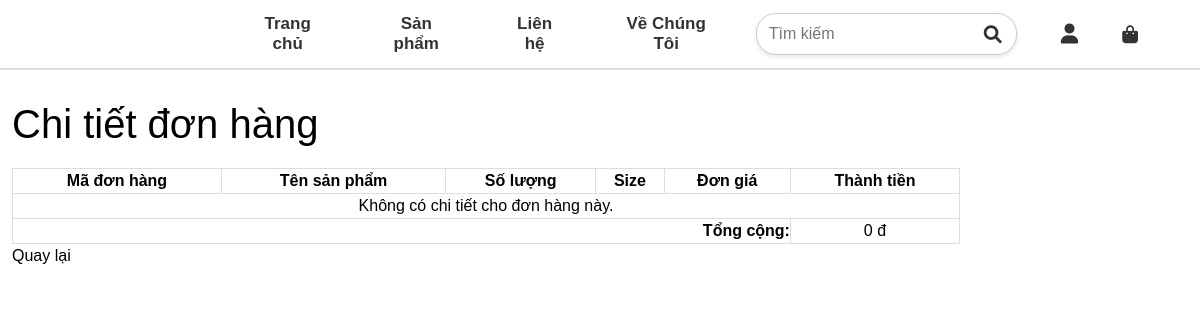
Page /khachhang/historycartdetail.php?code=9172 on the earlier database version.
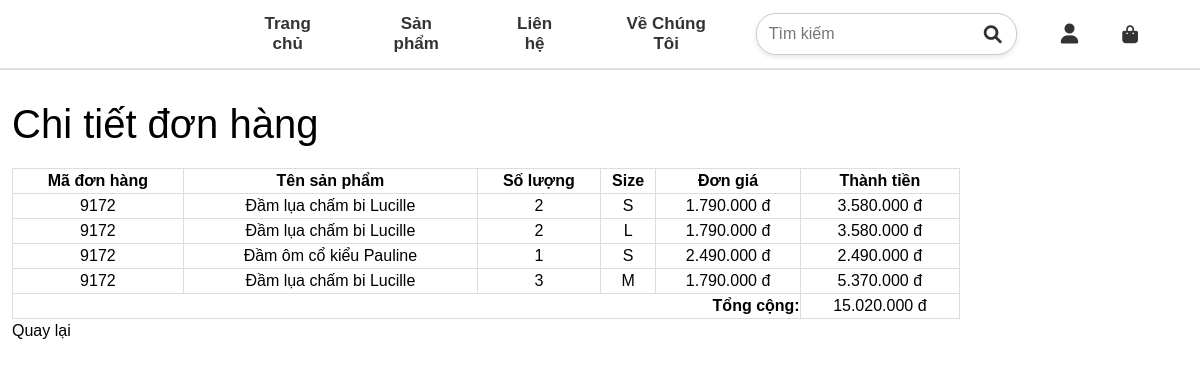
Same page on the later database version.
### tables this page shows
CREATE TABLE `cart_details` (
  `cart_details_id` int(11) NOT NULL,
  `cart_code` varchar(10) NOT NULL,
  `product_id` int(11) NOT NULL,
  `quantity` int(11) NOT NULL,
  `size` varchar(10) NOT NULL
);

CREATE TABLE `cart` (
  `cart_id` int(11) NOT NULL,
  `user_id` int(11) NOT NULL,
  `cart_code` varchar(10) NOT NULL,
  `cart_status` tinyint(1) DEFAULT NULL,
  `cart_date` datetime DEFAULT current_timestamp(),
  `total_amount` decimal(10,2) NOT NULL DEFAULT 0.00,
  `cart_payment` varchar(20) NOT NULL
);

CREATE TABLE `products` (
  `product_id` int(11) NOT NULL,
  `product_name` varchar(255) NOT NULL,
  `product_description` text DEFAULT NULL,
  `product_price` decimal(10,2) NOT NULL,
  `product_sale` int(11) NOT NULL,
  `product_quantity` int(11) NOT NULL,
  `product_image` varchar(255) DEFAULT NULL,
  `brand_id` int(11) DEFAULT NULL,
  `created_at` timestamp NOT NULL DEFAULT current_timestamp(),
  `updated_at` timestamp NOT NULL DEFAULT current_timestamp() ON UPDATE current_timestamp(),
  `product_color_image` varchar(255) DEFAULT NULL,
  `product_color_name` varchar(255) DEFAULT NULL,
  `remarkable` tinyint(1) DEFAULT 0,
  `price_sale` decimal(10,2) GENERATED ALWAYS AS (`product_price` - `product_price` * `product_sale` / 100) STORED,
  `product_size` int(11) NOT NULL
);

### khachhang/historycartdetail.php (the view, shortened to what this page needs)
<?php
include 'header.php';
if (isset($_GET['code']) && preg_match('/^[a-zA-Z0-9]+$/', $_GET['code'])) {
    $cart_code = mysqli_real_escape_string($conn, $_GET['code']);
    $query = "
        SELECT
                c.cart_code,
                p.product_name,
                p.product_price,
                cd.quantity,
                cd.size
            FROM
                cart_details cd
            JOIN
                cart c ON cd.cart_code = c.cart_code
            JOIN
                products p ON cd.product_id = p.product_id
            WHERE
                c.cart_code = '$cart_code'
    ";
    $show_cart = mysqli_query($conn, $query);
} else {
    echo "<p class='error-message'>Mã đơn hàng không hợp lệ!</p>";
    exit();
}
$total = 0;
?>
<div class="admin-content-right">
    <div class="admin-content-right-cartegory_list">
        <h1>Chi tiết đơn hàng</h1>
        <table>
            <thead>
                <tr>
                    <th>Mã đơn hàng</th>
                    <th>Tên sản phẩm</th>
                    <th>Số lượng</th>
                    <th>Size</th>
                    <th>Đơn giá</th>
                    <th>Thành tiền</th>
                </tr>
            </thead>
            <tbody>
                <?php
                if (mysqli_num_rows($show_cart) > 0) {
                    while ($result = mysqli_fetch_assoc($show_cart)) {
                        $subtotal = $result['quantity'] * $result['product_price'];
                        $total += $subtotal;
                ?>
                        <tr>
                            <td><?php echo htmlspecialchars($result['cart_code']); ?></td>
                            <td><?php echo htmlspecialchars($result['product_name']); ?></td>
                            <td><?php echo htmlspecialchars($result['quantity']); ?></td>
                            <td><?php echo htmlspecialchars($result['size']); ?></td>
                            <td><?php echo number_format($result['product_price'], 0, ',', '.'); ?> đ</td>
                            <td><?php echo number_format($subtotal, 0, ',', '.'); ?> đ</td>
                        </tr>
                <?php
                    }
                } else {
                    echo "<tr><td colspan='6'>Không có chi tiết cho đơn hàng này.</td></tr>";
                }
                ?>
            </tbody>
            <tfoot>
                <tr>
                    <td colspan="5" style="text-align: right; font-weight: bold;">Tổng cộng:</td>
                    <td><?php echo number_format($total, 0, ',', '.'); ?> đ</td>
                </tr>
            </tfoot>
        </table>
        <a href="historycart.php">Quay lại</a>
    </div>
</div>
</body>
</html>

### khachhang/header.php (shortened to what this page needs)
<!DOCTYPE html>
<html lang="en">
<head>
    <link href="https://cdn.jsdelivr.net/npm/bootstrap@5.0.2/dist/css/bootstrap.min.css" rel="stylesheet">
    <link rel="stylesheet" type="text/css" href="../styles1.css">
    <link rel="stylesheet" href="https://cdnjs.cloudflare.com/ajax/libs/font-awesome/6.0.0-beta3/css/all.min.css">
    <link rel="stylesheet" type="text/css" href="../styles_header.css">
    <link rel="stylesheet" type="text/css" href="../styles_admin.css">
</head>
<body>
    <header>
        <div class="logo">
        </div>
        <div class="menu">
            <li><a href="../khachhang/index.php">Trang chủ</a></li>
            <li><a href="productlist.php">Sản phẩm</a>
            </li>
            <li><a href="../khachhang/feedback.php">Liên hệ</a></li>
            <li><a href="./about.html">Về Chúng Tôi</a></li>
        </div>
        <div class="other">
            <li>
                <form action="../khachhang/search.php" method="post" style="position: relative;">
                    <input type="text" name="keyword" placeholder="Tìm kiếm">
                    <button type="submit" name="search" value="search"><i class="fas fa-search"></i></button>
                </form>
            </li>
            <?php if (isset($_SESSION['user']) && $_SESSION['user'] != ""): ?>
                <div class="user-menu-2">
                    <li><a class="fa fa-user" href="#" style="color: #333;"></a></li>
                    <ul class="sub-menu-2">
                        <li>
                            <p>Xin chào <?php echo htmlspecialchars($_SESSION['user']); ?></p>
                        </li>
                        <li><a href="profile.php">Hồ sơ cá nhân</a>
                        <li><a href="historycart.php">Lịch sử đơn hàng</a></li>
                        <li><a href="../login/login.php?act=logout">Đăng xuất</a></li>
                    </ul>
                </div>
                <a href="cart.php" class="position-relative text-dark">
                    <span class="fs-5" id="cart"><i class="fa-solid fa-bag-shopping"></i></span>
                    <span class="position-absolute top-0 start-100 translate-middle badge rounded-pill">
                        <?php echo count($_SESSION['cart']); ?>
                    </span>
                </a>
            <?php else: ?>
                <li><a class="fa fa-user" href="../login/login.php" style="color: #333;"></a></li>
                <li><a class="fa fa-shopping-bag" href="../khachhang/cart.php"></a></li>
            <?php endif; ?>
        </div>
    </header>
</body>
</html>

### styles1.css (style rules this page uses)
* { margin: 0; padding: 0; box-sizing: border-box; font-family: Arial, Helvetica, sans-serif; }
body { padding-top: 70px; }
header { display: flex; justify-content: center; padding: 12px 50px; height: 70px; align-items: center; position: fixed; top: 0; left: 0; width: 100%; z-index: 1; background: rgba(255, 255, 255, 00.3s) }
li { list-style: none; }
a { text-decoration: none; color: black; }
.logo { flex: 1; }
.menu { flex: 3; display: flex; }
.menu > li { padding: 0 12px; position: relative; }
.menu li a { font-size: 12px; font-weight: bold !important; display: block; line-height: 20px; transition: color 0.3s ease; }
.menu li a { text-decoration: none; color: #333; font-weight: 500; padding: 10px 15px; display: block; transition: color 0.3s ease; }
.other { display: flex; align-items: center; }
.other > li { padding: 0 12px; position: relative; display: flex; align-items: center; }
.other > li:first-child { flex: 1; }
.other > li:first-child form { position: relative; width: 100%; display: flex; align-items: center; }
.other > li:first-child input[type="text"] { width: 100%; border: 1px solid #cccccc; padding: 8px 40px 8px 12px; border-radius: 20px; font-size: 16px; outline: none; box-shadow: 0px 2px 5px rgba(0, 0, 0, 0.1); transition: border-color 0.3s ease; }
.other > li:first-child button { position: absolute; right: 15px; background: none; border: none; cursor: pointer; display: flex; align-items: center; justify-content: center; padding: 0; }
.other > li:first-child button i { font-size: 18px; color: #333; }
.other > li a { font-size: 20px; color: #333; transition: color 0.3s ease; }

### styles_header.css (style rules this page uses)
.other { display: flex; align-items: center; justify-content: flex-end; gap: 20px; list-style-type: none; padding: 0; margin: 0; }
.other input[type="text"] { border: none; padding: 8px 10px; outline: none; width: 200px; }
.other button { background-color: #ff6f61; color: white; border: none; padding: 8px 15px; cursor: pointer; transition: background-color 0.3s ease; }
.other .fa-shopping-bag { font-size: 18px; cursor: pointer; color: #333; transition: color 0.3s ease; }
.menu>li { position: relative; list-style: none; }
.menu>li>a { text-decoration: none; color: #333; font-size: 17px; padding: 10px 15px; border-radius: 5px; transition: background-color 0.3s ease, color 0.3s ease; }

### styles_admin.css (style rules this page uses)
* { margin: 0; padding: 0; box-sizing: border-box; color: black; outline: none; }
a { text-decoration: none; }
header { height: 70px; width: 100vw; border-bottom: 2px solid #ddd; text-align: center; }
.admin-content-right { width: 80%; padding: 30px 0 0 12px; display: grid; }
.admin-content-right-cartegory_list table { width: 100%; text-align: center; margin-top: 20px; }
.admin-content-right-cartegory_list table tr th,td { border: 1px solid #dddddd; }
table { border-collapse: collapse; }

Differences in the rows shown:
added cart_details: cart.cart_code "9172", product.product_name "Đầm lụa chấm bi Lucille", quantity "2", size "S", product.product_price "1.790.000", quantity.product_price "3.580.000"
added cart_details: cart.cart_code "9172", product.product_name "Đầm lụa chấm bi Lucille", quantity "2", size "L", product.product_price "1.790.000", quantity.product_price "3.580.000"
added cart_details: cart.cart_code "9172", product.product_name "Đầm ôm cổ kiểu Pauline", quantity "1", size "S", product.product_price "2.490.000", quantity.product_price "2.490.000"
added cart_details: cart.cart_code "9172", product.product_name "Đầm lụa chấm bi Lucille", quantity "3", size "M", product.product_price "1.790.000", quantity.product_price "5.370.000"
Other differences:
$total: "0" → "15.020.000"
text no longer shown: "Không có chi tiết cho đơn hàng này."
